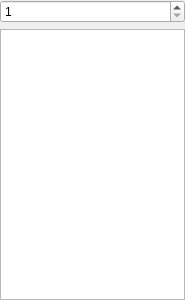
<?xml version="1.0" encoding="UTF-8"?>

<!--
SPDX-FileCopyrightText: 2019-2023 Mattia Basaglia <dev@dragon.best>

SPDX-License-Identifier: GPL-3.0-or-later
-->

<ui version="4.0">
 <class>glaxnimate::gui::font::FontSizeWidget</class>
 <widget class="QWidget" name="glaxnimate::gui::font::FontSizeWidget">
  <property name="geometry">
   <rect>
    <x>0</x>
    <y>0</y>
    <width>185</width>
    <height>300</height>
   </rect>
  </property>
  <property name="sizePolicy">
   <sizepolicy hsizetype="Preferred" vsizetype="Expanding">
    <horstretch>0</horstretch>
    <verstretch>0</verstretch>
   </sizepolicy>
  </property>
  <layout class="QVBoxLayout" name="verticalLayout">
   <property name="leftMargin">
    <number>0</number>
   </property>
   <property name="topMargin">
    <number>0</number>
   </property>
   <property name="rightMargin">
    <number>0</number>
   </property>
   <property name="bottomMargin">
    <number>0</number>
   </property>
   <item>
    <widget class="QDoubleSpinBox" name="spin_size">
     <property name="decimals">
      <number>0</number>
     </property>
     <property name="minimum">
      <double>1.000000000000000</double>
     </property>
     <property name="maximum">
      <double>1000.000000000000000</double>
     </property>
    </widget>
   </item>
   <item>
    <widget class="QListView" name="view_size"/>
   </item>
  </layout>
 </widget>
 <resources/>
 <connections/>
 <slots>
  <slot>on_size_edited(double)</slot>
 </slots>
</ui>
